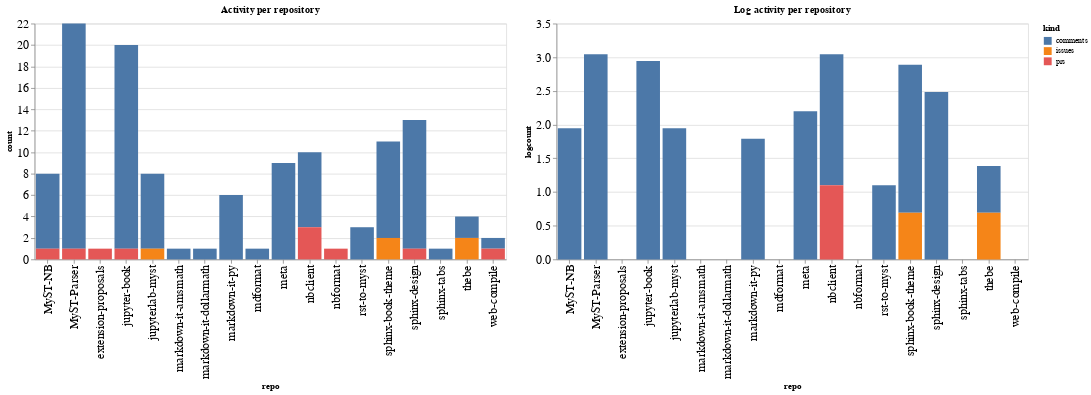

Notebook code cell kept with this figure:
### Code cell
ch1 = alt.Chart(repo_summaries, width=600, title="Activity per repository").mark_bar().encode(
    x='repo',
    y='count',
    color='kind',
    tooltip="kind"
)

ch2 = alt.Chart(repo_summaries, width=600, title="Log activity per repository").mark_bar().encode(
    x='repo',
    y='logcount',
    color='kind',
    tooltip="kind"
)

ch1 | ch2

### Figure 1 — Vega-Lite specification as saved in the notebook (floating-point values rounded to 4 significant figures)
{"config": {"axisLeft": {"labelFontSize": 15}, "axisBottom": {"labelFontSize": 15}}, "hconcat": [{"mark": "bar", "encoding": {"color": {"type": "nominal", "field": "kind"}, "tooltip": {"type": "nominal", "field": "kind"}, "x": {"type": "nominal", "field": "repo"}, "y": {"type": "quantitative", "field": "count"}}, "title": "Activity per repository", "width": 600}, {"mark": "bar", "encoding": {"color": {"type": "nominal", "field": "kind"}, "tooltip": {"type": "nominal", "field": "kind"}, "x": {"type": "nominal", "field": "repo"}, "y": {"type": "quantitative", "field": "logcount"}}, "title": "Log activity per repository", "width": 600}], "data": {"name": "data-7a605c6242de622920194119d3b7dffc"}, "$schema": "https://vega.github.io/schema/vega-lite/v4.8.1.json", "datasets": {"data-7a605c6242de622920194119d3b7dffc": [{"repo": "MyST-NB", "kind": "comments", "count": 7, "logcount": 1.946}, {"repo": "MyST-NB", "kind": "prs", "count": 1, "logcount": 0.0}, {"repo": "MyST-Parser", "kind": "comments", "count": 21, "logcount": 3.045}, {"repo": "MyST-Parser", "kind": "prs", "count": 1, "logcount": 0.0}, {"repo": "extension-proposals", "kind": "prs", "count": 1, "logcount": 0.0}, {"repo": "jupyter-book", "kind": "comments", "count": 19, "logcount": 2.944}, {"repo": "jupyter-book", "kind": "prs", "count": 1, "logcount": 0.0}, {"repo": "jupyterlab-myst", "kind": "comments", "count": 7, "logcount": 1.946}, {"repo": "jupyterlab-myst", "kind": "issues", "count": 1, "logcount": 0.0}, {"repo": "markdown-it-amsmath", "kind": "comments", "count": 1, "logcount": 0.0}, {"repo": "markdown-it-dollarmath", "kind": "comments", "count": 1, "logcount": 0.0}, {"repo": "markdown-it-py", "kind": "comments", "count": 6, "logcount": 1.792}, {"repo": "mdformat", "kind": "comments", "count": 1, "logcount": 0.0}, {"repo": "meta", "kind": "comments", "count": 9, "logcount": 2.197}, {"repo": "nbclient", "kind": "comments", "count": 7, "logcount": 1.946}, {"repo": "nbclient", "kind": "prs", "count": 3, "logcount": 1.099}, {"repo": "nbformat", "kind": "prs", "count": 1, "logcount": 0.0}, {"repo": "rst-to-myst", "kind": "comments", "count": 3, "logcount": 1.099}, {"repo": "sphinx-book-theme", "kind": "comments", "count": 9, "logcount": 2.197}, {"repo": "sphinx-book-theme", "kind": "issues", "count": 2, "logcount": 0.6931}, {"repo": "sphinx-design", "kind": "comments", "count": 12, "logcount": 2.485}, {"repo": "sphinx-design", "kind": "prs", "count": 1, "logcount": 0.0}, {"repo": "sphinx-tabs", "kind": "comments", "count": 1, "logcount": 0.0}, {"repo": "thebe", "kind": "comments", "count": 2, "logcount": 0.6931}, {"repo": "thebe", "kind": "issues", "count": 2, "logcount": 0.6931}, {"repo": "web-compile", "kind": "comments", "count": 1, "logcount": 0.0}, {"repo": "web-compile", "kind": "prs", "count": 1, "logcount": 0.0}]}}
